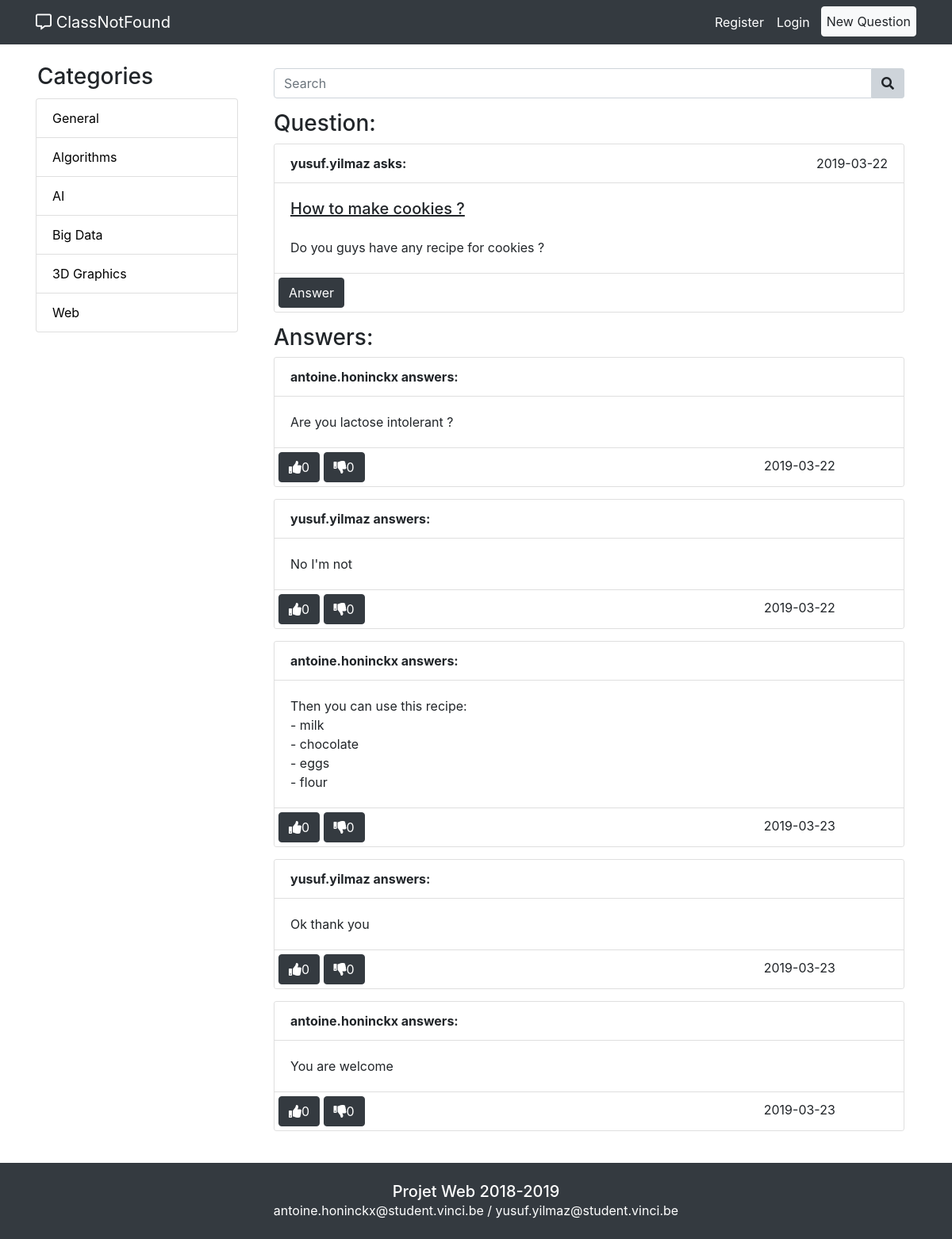
The app's page /index.php?action=question&id=4 with its own data.
### tables this page shows
CREATE TABLE IF NOT EXISTS `categories` (
  `category_id` int(11) NOT NULL AUTO_INCREMENT,
  `name` varchar(25) NOT NULL,
  PRIMARY KEY (`category_id`),
  UNIQUE KEY `idx_name` (`name`)
);

CREATE TABLE IF NOT EXISTS `questions` (
  `question_id` int(11) NOT NULL AUTO_INCREMENT,
  `author_id` int(11) NOT NULL,
  `category_id` int(11) NOT NULL,
  `best_answer_id` int(11) DEFAULT NULL,
  `title` varchar(50) NOT NULL,
  `subject` text NOT NULL,
  `state` set('solved','duplicated') DEFAULT NULL,
  `publication_date` date NOT NULL,
  PRIMARY KEY (`question_id`),
  KEY `category_id` (`category_id`),
  KEY `best_answer_id` (`best_answer_id`),
  KEY `author_id_questions` (`author_id`)
);

CREATE TABLE IF NOT EXISTS `members` (
  `member_id` int(11) NOT NULL AUTO_INCREMENT,
  `login` varchar(25) NOT NULL,
  `lastname` varchar(25) NOT NULL,
  `firstname` varchar(25) NOT NULL,
  `mail` varchar(50) NOT NULL,
  `password` varchar(60) NOT NULL,
  `admin` tinyint(1) NOT NULL,
  `suspended` tinyint(1) NOT NULL,
  PRIMARY KEY (`member_id`),
  UNIQUE KEY `idx_login` (`login`)
);

CREATE TABLE IF NOT EXISTS `answers` (
  `answer_id` int(11) NOT NULL AUTO_INCREMENT,
  `author_id` int(11) NOT NULL,
  `question_id` int(11) NOT NULL,
  `subject` text NOT NULL,
  `publication_date` date NOT NULL,
  PRIMARY KEY (`answer_id`),
  KEY `question_id` (`question_id`),
  KEY `author_id_answers` (`author_id`) USING BTREE
);

### index.php (called while the page is built, shortened)
<?php
require_once(MODELS . 'Db.php');
$db = Db::getInstance();
$categories = $db->select_categories();
require_once(VIEWS . 'header.php');
switch ($_GET['action']) {
    case 'question':
        require_once(CONTROLLERS . 'QuestionController.php');
        $controller = new QuestionController($db);
        break;
}
$controller->run();
require_once(VIEWS . 'footer.php');

### models/Db.php (called while the page is built, shortened)
<?php
class Db
{
    private static $instance = null;
    private $_db;
    private function __construct()
    {
        $ini = parse_ini_file('config/config.ini');
        try {
            $this->_db = new PDO('mysql:host=localhost;dbname=' . $ini['db_name'] . ';charset=utf8', $ini['db_user'], $ini['db_password']);
            $this->_db->setAttribute(PDO::ATTR_ERRMODE, PDO::ERRMODE_EXCEPTION);
            $this->_db->setAttribute(PDO::ATTR_DEFAULT_FETCH_MODE, PDO::FETCH_OBJ);
        } catch (PDOException $e) {
            die('Error: connexion to config failed : ' . $e->getMessage());
        }
    }
    public static function getInstance()
    {
        if (is_null(self::$instance)) {
            self::$instance = new Db();
        }
        return self::$instance;
    }
    public function select_categories()
    {
        $query = 'SELECT * FROM categories ORDER BY category_id ASC';
        $ps = $this->_db->prepare($query);
        $ps->execute();
        $categories = array();
        while ($row = $ps->fetch()) {
            $categories[] = new Category($row->category_id, $row->name);
        }
        return $categories;
    }
    public function select_member($member_id)
    {
        $query = 'SELECT * FROM members WHERE member_id=:id';
        $ps = $this->_db->prepare($query);
        $ps->bindValue(':id', $member_id);
        $ps->execute();
        $row = $ps->fetch();
        $member = new Member($row->member_id, $row->login, $row->password, $row->lastname, $row->firstname, $row->mail, $row->admin, $row->suspended);
        return $member;
    }
    public function select_question($question_id)
    {
        $query = 'SELECT * FROM questions WHERE question_id=:id';
        $ps = $this->_db->prepare($query);
        $ps->bindValue(':id', $question_id);
        $ps->execute();
        $row = $ps->fetch();
        $question = new Question($row->question_id, $row->author_id, $row->category_id, $row->best_answer_id, $row->title, $row->subject, $row->state, $row->publication_date);
        return $question;
    }
    public function select_answers_authors_votes($idQuestion)
    {
        $query = 'SELECT A.*, M.*  FROM answers A, members M   WHERE  A.author_id= M.member_id AND A.question_id = :id ORDER BY A.answer_id';
        $ps = $this->_db->prepare($query);
        $ps->bindValue(':id', $idQuestion);
        $ps->execute();
        $answers = array();
        $authors = array();
        while ($row = $ps->fetch()) {
            $answers[] = new Answer($row->answer_id, $row->author_id, $row->question_id, $row->subject, $row->publication_date, 0, 0);
            $authors[] = new Member($row->member_id, $row->login, $row->password, $row->lastname, $row->firstname, $row->mail, $row->admin, $row->suspended);
        }
        return array($answers, $authors);
    }
}

### models/Category.class.php (called while the page is built, shortened)
<?php
class Category
{
    private $_id;
    private $_name;
    function __construct($id, $name)
    {
        $this->_id = $id;
        $this->_name = $name;
    }
    public function id()
    {
        return $this->_id;
    }
    public function html_name()
    {
        return htmlspecialchars($this->_name);
    }
}

### controllers/QuestionController.php (called while the page is built, shortened)
<?php
class QuestionController
{
    private $_db;
    public function __construct($db)
    {
        $this->_db = $db;
    }
    public function run()
    {
        $question = $this->_db->select_question($_GET['id']);
        $authorLogin = $this->_db->select_member($question->authorId())->html_login();
        $answersAuthors = $this->_db->select_answers_authors_votes($_GET['id']);
        $answers = $answersAuthors[0];
        $authors = $answersAuthors[1];
        $nbAnswers = count($answers);
        require_once(VIEWS . 'question.php');
    }
}

### models/Question.class.php (called while the page is built, shortened)
<?php
class Question
{
    private $_author_id;
    private $_title;
    private $_subject;
    private $_publication_date;
    public function __construct($question_id, $author_id, $category_id, $best_answer_id , $title, $subject, $state, $publication_date)
    {
        $this->_author_id = $author_id;
        $this->_title = $title;
        $this->_subject = $subject;
        $this->_publication_date = $publication_date;
    }
    public function authorId()
    {
        return $this->_author_id;
    }
    public function html_title(){
        return htmlspecialchars($this->_title);
    }
    public function html_subject(){
        return htmlspecialchars($this->_subject);
    }
    public function publicationDate()
    {
        return $this->_publication_date;
    }
}

### models/Member.class.php (called while the page is built, shortened)
<?php
class Member
{
    private $_login;
    public function __construct($member_id, $login, $password, $lastName, $firstName, $mail, $admin, $suspended)
    {
        $this->_login = $login;
    }
    public function html_login()
    {
        return htmlspecialchars($this->_login);
    }
}

### models/Answer.class.php (called while the page is built, shortened)
<?php
class Answer
{
    private $_subject;
    private $_publication_date;
    private $_likes;
    private $_dislikes;
    public function __construct($answer_id, $author_id, $question_id, $subject, $publication_date,$likes,$dislikes)
    {
        $this->_subject = $subject;
        $this->_publication_date = $publication_date;
        $this->_likes=$likes;
        $this->_dislikes=$dislikes;
    }
    public function html_subject()
    {
        return htmlspecialchars($this->_subject);
    }
    public function publicationDate()
    {
        return $this->_publication_date;
    }
    public function likes(){
        return $this->_likes;
    }
    public function dislikes(){
        return $this->_dislikes;
    }
}

### views/question.php (the view, shortened to what this page needs)
<div class="container">
    <h3>Question:</h3>
</div>
<div class="container">
    <div class="card">
        <div class="card-header">
            <div class="row">
                <div class="container col-8">
                    <p class="card-login font-weight-bold"><?php echo $authorLogin . ' asks:'; ?></p>
                </div>
                <div class="container col-4 pagination justify-content-end">
                    <p class="card-login"><?php echo $question->publicationDate() ?></p>
                </div>
            </div>
        </div>
        <div class="card-body">
            <h5 id="question-title" class="card-title"><?php echo $question->html_title(); ?></h5>
            <p class="card-text"><?php echo Utils::html_replace_enter_by_br($question->html_subject()); ?></p>
        </div>
        <div class="question-btn card-footer">
            <div class="container">
                <div class="row">
                    <form class="form-btn" action="index.php?action=newAnswer" method="post">
                        <button class="btn btn-dark" type="submit">Answer</button>
                    </form>
                </div>
            </div>
        </div>
    </div>
</div>
<div class="container">
    <h3>Answers:</h3>
</div>
<?php for ($i = 0; $i < $nbAnswers; $i++) { ?>
    <div class="container">
        <div class="card">
            <div class="card-header">
                <p class="card-text card-login font-weight-bold"><?php echo $authors[$i]->html_login() . ' answers:' ?></p>
            </div>
            <div class="card-body">
                <p class="card-text"><?php echo Utils::html_replace_enter_by_br($answers[$i]->html_subject()); ?></p>
            </div>
            <div class="row card-footer question-btn">
                <form action="index.php?action=voteAnswer" method="post">
                    <div class="container card-footer-container">
                        <button class="btn btn-dark" type="submit" name
                        "like"><i class="fas fa-thumbs-up"></i><?php echo $answers[$i]->likes(); ?></button>
                        <button class="btn btn-dark btn-question" type="submit" name
                        "dislike"><i class="fas fa-thumbs-down"></i><?php echo $answers[$i]->dislikes(); ?></button>
                    </div>
                </form>
                <div class="container card-footer-container col-8">
                    <span id="date" class="card-deco pagination justify-content-end">
                        <?php echo $answers[$i]->publicationDate() ?>
                    </span>
                </div>
            </div>
        </div>
    </div>
<?php } ?>

### views/header.php (shortened to what this page needs)
<!DOCTYPE html>
<html lang="en">
<head>
    <link rel="stylesheet" href="<?php echo VIEWS ?>CSS/bootstrap.min.css">
    <link rel="stylesheet" href="<?php echo VIEWS ?>CSS/font-awesome-all.css">
    <link rel="stylesheet" href="<?php echo VIEWS ?>CSS/style.css">
</head>
<body>
<nav class="navbar navbar-expand-md navbar-dark bg-dark fixed-top">
    <div class="container">
        <a class="navbar-brand" href="index.php?action=homepage"><i class="far fa-comment-alt"></i> ClassNotFound</a>
        <div class="collapse navbar-collapse" id="navbarResponsive">
            <ul class="navbar-nav ml-auto">
                <?php if(empty($_SESSION['logged'])) { ?>
                <li class="nav-item">
                    <a class="nav-link" href="index.php?action=register">Register</a>
                </li>
                <?php } else { ?>
                <li class="nav-item">
                    <a class="nav-link" href="index.php?action=profile"><?php echo $_SESSION['login']; ?></a>
                </li>
                <?php } ?>
                <li class="nav-item">
                    <a class="nav-link" href="index.php?action=<?php echo empty($_SESSION['logged']) ? 'login">Login' : 'logout">Logout'?></a>
                </li>
                <li class="nav-item">
                    <a id="btn-new-question" class="nav-link" href="index.php?action=newQuestion"><button id="btn-new-question" class="btn btn-light" type="button">New Question</button></a>
                </li>
            </ul>
        </div>
    </div>
</nav>
<section id="main">
    <div class="container">
        <div class="row">
            <div class="col-md-3">
                <h3 id="categories" class="my-4">Categories</h3>
                <div class="list-group">
                    <?php foreach ($categories as $i => $category) { ?>
                    <a href="index.php?action=category&id=<?php echo $category->id(); ?>" class="list-group-item category"><?php echo $category->html_name(); ?></a>
                    <?php } ?>
                </div>
            </div>
            <div class="col-md-9">
                <div class="container-fluid form-search">
                    <form action="index.php?action=search" method="post">
                        <div class="input-group">
                            <input class="form-control" type="text" placeholder="Search" name="search" <?php if(isset($_POST['search'])) echo 'value="' . htmlspecialchars($_POST['search']) . '"' ?>>
                            <div class="input-group-btn">
                            <button id="btn-search" class="btn btn-default" type="submit" name="form_search"><i class="fas fa-search"></i></button>
                            </div>
                        </div>
                    </form>
                </div>

### models/Utils.class.php
<?php
final class Utils
{
    public static function html_replace_enter_by_br($string)
    {
        return str_replace("\n", '<br>', $string);
    }
}

### views/CSS/style.css (style rules this page uses)
body { padding-top: 56px; background-color: #343A40; }
form.form-btn { margin-right: 5px; }
a#btn-new-question { padding: 0px 0px 0px 6px; }
button#btn-new-question { padding: 6px; }
.question-btn { margin: 5px; padding: 5px; }
#question-title { margin-bottom: 25px; text-decoration: underline; }
.card-footer { background-color: white; margin: 0px; }
.card-login { margin-bottom: 0px; }
.list-group { margin-bottom: 10px !important; }
.card-header { background-color: white; }
.card-footer-container { padding-left: 0px; padding-right: 0px; }
#date { padding-top: 5px; padding-right: 5px; }
#categories { margin-bottom: 10px !important; margin-left: 2px; }
.card { margin-bottom: 15px; }
.card-deco { padding-right: 2px; }
a.list-group-item { text-decoration: none; color: black; }
.form-search { margin-top: 30px; margin-bottom: 15px; }
#btn-search { background-color: #CED4DA; border: 1px solid #CED4DA; border-bottom-left-radius: 0px; border-top-left-radius: 0px; border-left: none; }
section#main { background-color: #fff; padding-bottom: 25px; }
a.nav-link { color: #FFF !important; }

### records on screen
categories: name "General"
categories: name "Algorithms"
categories: name "AI"
categories: name "Big Data"
categories: name "3D Graphics"
categories: name "Web"
questions: author.login "yusuf.yilmaz", publication_date "2019-03-22", title "How to make cookies ?", subject "Do you guys have any recipe for cookies ?"
answers: author.login "antoine.honinckx", subject "Are you lactose intolerant ?", author.suspended "0", publication_date "2019-03-22"
answers: author.login "yusuf.yilmaz", author.suspended "0", publication_date "2019-03-22"
answers: author.login "antoine.honinckx", subject "Then you can use this recipe: - milk - chocolate - eggs - flour", author.suspended "0", publication_date "2019-03-23"
answers: author.login "yusuf.yilmaz", subject "Ok thank you", author.suspended "0", publication_date "2019-03-23"
answers: author.login "antoine.honinckx", subject "You are welcome", author.suspended "0", publication_date "2019-03-23"
